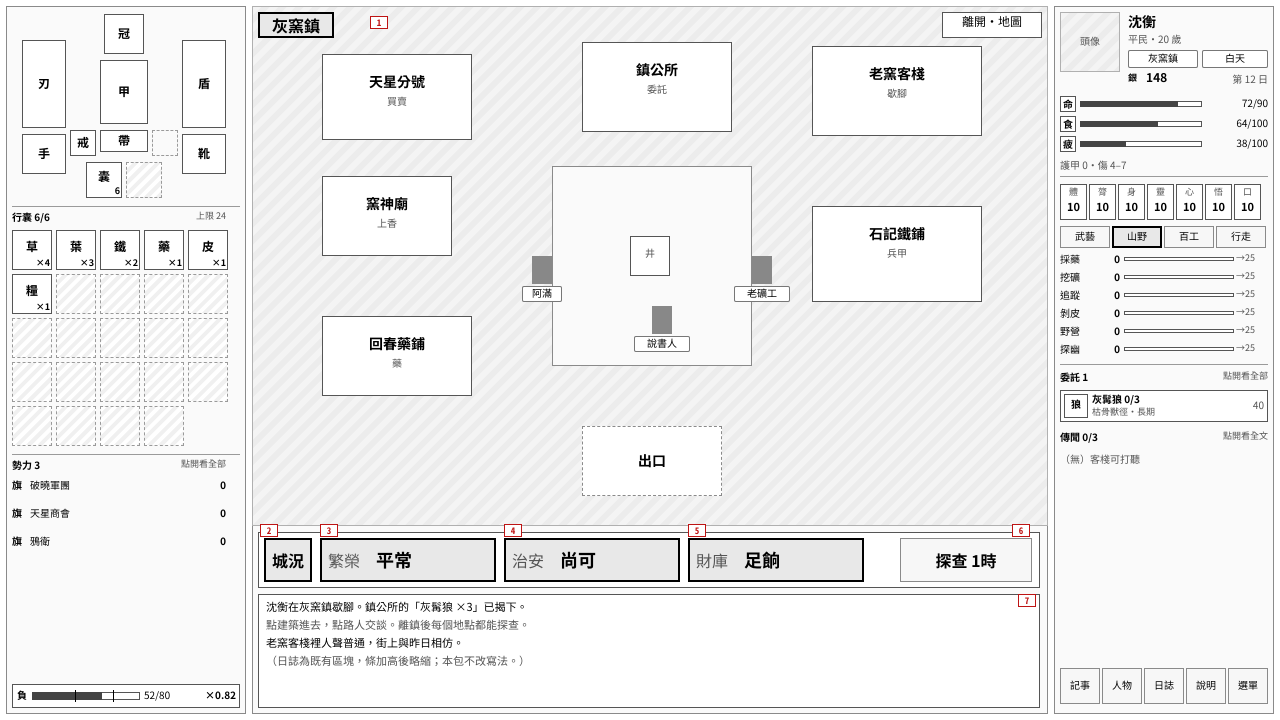
#> input picture docs/design/batch1/UI-02/UI-02-01-collapsed-stage1280.png, 2560 x 1440 px, found by its file name (shown at 1/2 size); its folder holds only this picture in this run
$ python sbs.py
#> lines starting #> are read from the running program, lines starting #| are printed output that depends on the picture
import sys
from PIL import Image, ImageDraw, ImageFont
R='/home/user/repo/'; D=R+'docs/design/batch1/UI-02/'; E=R+'docs/evidence/shots-shanhailu-dev05-1128/'
f=ImageFont.truetype('/usr/share/fonts/truetype/wqy/wqy-zenhei.ttc',26)
pairs=[('UI-02-01-collapsed','dev05-01-collapsed'),('UI-02-02-expanded','dev05-02-expanded'),('UI-02-03-danger','dev05-03-danger'),('UI-02-05-map-move','dev05-05-map-move'),('UI-02-06-commission-sheet','dev05-06-commission')]
for a,b in pairs:
    A=Image.open(D+a+'-stage1280.png').convert('RGB').resize((1280,720),Image.LANCZOS)
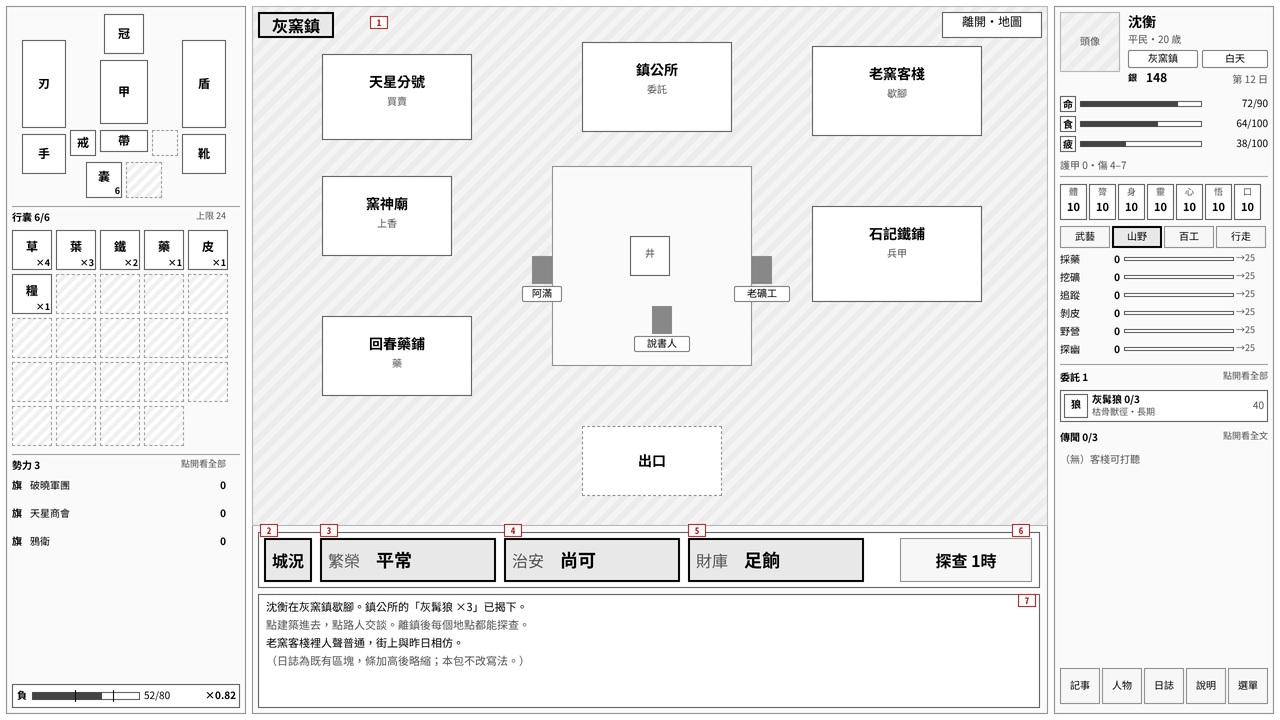
#> A: PIL image 1280x720 RGB; mean R, G, B 238.7, 238.6, 238.6
#> (the run stopped early here; a loop or call above may not have finished)
